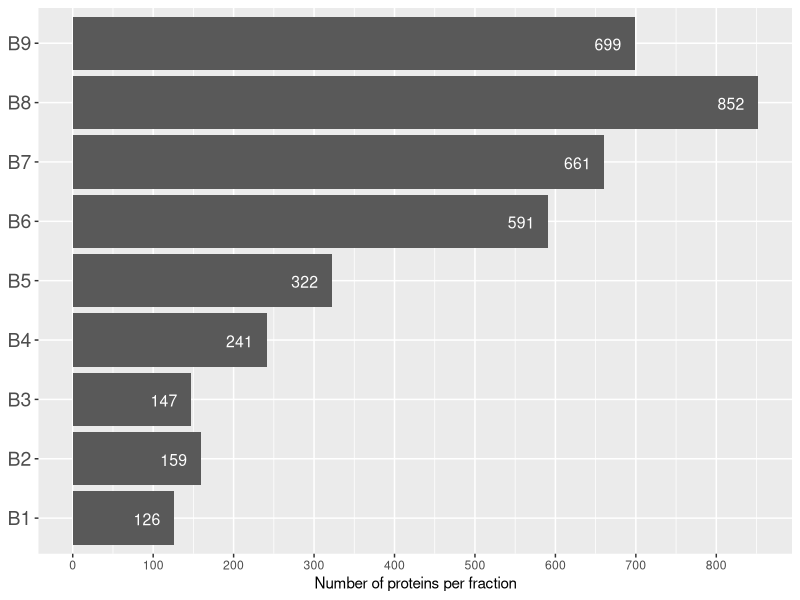

Write the R code that produced this figure.
library(ggplot2)
dat <- as.data.frame(
  cbind(c(126,159,147,241,322,591,661,852,699),
        c(paste("B",1:9,sep=""))))
colnames(dat) <- c("no","fraction")
dat$no <- as.numeric(dat$no)

dat_v002 <- within(dat,
                   fraction <- factor(fraction, 
                                                  levels=names(sort(table(fraction), 
                                                                    decreasing=TRUE))))

ggplot(data=dat_v002, aes(x=fraction,y=no))+
  geom_bar(stat="identity") +
  coord_flip() +
  geom_text(aes(label=no), hjust=1.5,vjust=0.6, color="white", size=4) +
  theme(axis.title.y = element_blank(),axis.text.y = element_text(size=14)) + 
  scale_y_continuous(breaks = seq(0, 1000, by = 100)) +
  labs(y="Number of proteins per fraction")


#